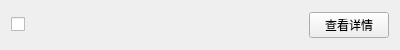
<?xml version="1.0" encoding="UTF-8"?>
<ui version="4.0">
 <class>Form</class>
 <widget class="QWidget" name="Form">
  <property name="geometry">
   <rect>
    <x>0</x>
    <y>0</y>
    <width>400</width>
    <height>50</height>
   </rect>
  </property>
  <property name="maximumSize">
   <size>
    <width>16777215</width>
    <height>50</height>
   </size>
  </property>
  <property name="windowTitle">
   <string>Form</string>
  </property>
  <layout class="QHBoxLayout" name="horizontalLayout">
   <item alignment="Qt::AlignVCenter">
    <widget class="QCheckBox" name="chooseButton">
     <property name="maximumSize">
      <size>
       <width>16777215</width>
       <height>30</height>
      </size>
     </property>
     <property name="text">
      <string/>
     </property>
    </widget>
   </item>
   <item alignment="Qt::AlignTop">
    <widget class="QLabel" name="label">
     <property name="sizePolicy">
      <sizepolicy hsizetype="Expanding" vsizetype="Fixed">
       <horstretch>0</horstretch>
       <verstretch>0</verstretch>
      </sizepolicy>
     </property>
     <property name="maximumSize">
      <size>
       <width>16777215</width>
       <height>30</height>
      </size>
     </property>
     <property name="text">
      <string/>
     </property>
    </widget>
   </item>
   <item alignment="Qt::AlignVCenter">
    <widget class="QPushButton" name="detialButton">
     <property name="maximumSize">
      <size>
       <width>100</width>
       <height>30</height>
      </size>
     </property>
     <property name="text">
      <string>查看详情</string>
     </property>
    </widget>
   </item>
  </layout>
 </widget>
 <resources/>
 <connections/>
</ui>
